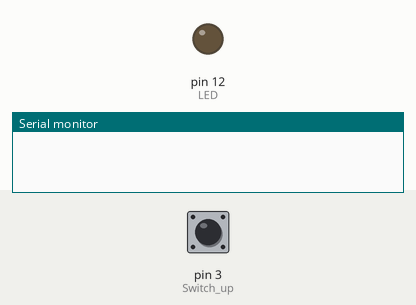
Recording of a sketch running on a simulated Arduino Uno, built with avr-gcc and run on an emulated ATmega328P. Parts: output pins drawn as LEDs (lit = HIGH), the last lines printed to the serial monitor. The test bench sets the inputs (shaded band); at power-on: pin 3 (Switch_up) LOW.

Above: at 1.2 s.
1.3 s: pin 3 (Switch_up) pulled HIGH for 0.15 s
At 2.6 s:
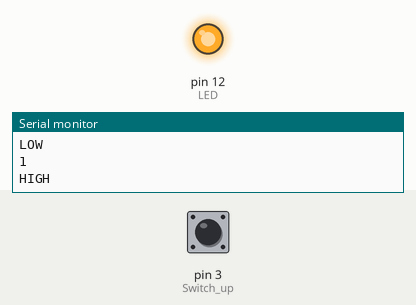
2.9 s: pin 3 (Switch_up) pulled HIGH for 3.2 s
At 3.2 s:
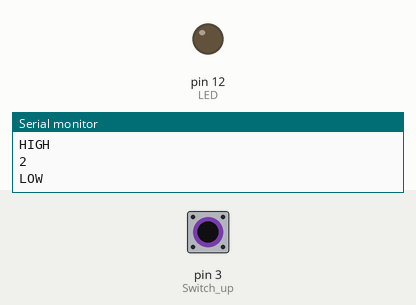
Timing chart, 0 to 7.6 s (numbered marks = the images above; inputs shaded):
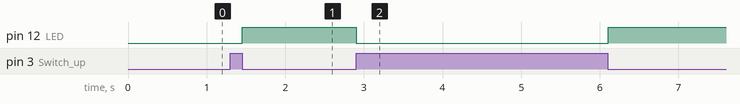

Measured:
- after the input at 1.3 s, pin 12 (LED): LOW → HIGH after 0.16 s
- after the input at 2.9 s, pin 12 (LED): HIGH → LOW at once, → HIGH 3.2 s later

The sketch:

Switch_Test_PullUP_Down_Simple_1105.ino
```cpp
#define LED 12

const int Switch_down = 2;
const int Switch_up = 3;
const int Switch_inup = 4;

int KeyCount = 0;

int preSwitch = LOW;

int buttonState_up = 0;
int buttonState_down = 0;
int buttonState_inup = 0;

void setup()
{
   Serial.begin(9600);
   pinMode(Switch_down, INPUT);
   pinMode(Switch_up, INPUT);
   pinMode(Switch_inup, INPUT_PULLUP);
   pinMode(LED, OUTPUT);
}

void loop()
{

#if 1 // PULL_UP
  buttonState_up = digitalRead(Switch_up);

  // 버튼이 눌렸을 때만 실행
  if(buttonState_up != preSwitch)
  {
      delay(5);
      buttonState_up = digitalRead(Switch_up);

      Serial.println(KeyCount++);

      if(buttonState_up == HIGH)
      {
         Serial.println("LOW");
         digitalWrite(LED, LOW);
      }
      else
      {
        Serial.println("HIGH");
        digitalWrite(LED, HIGH);
      }

      preSwitch = buttonState_up;
  }
#endif

#if 0 // PULL_DOWN
  buttonState_down = digitalRead(Switch_down);

  if(buttonState_down == HIGH)
  {
     Serial.println("HIGH");
  }
  else
  {
    Serial.println("LOW");
  }
#endif

#if 0 // PULL_UP_IN
  buttonState_inup = digitalRead(Switch_inup);

  if(buttonState_inup == HIGH)
  {
     Serial.println("HIGH");
  }
  else
  {
    Serial.println("LOW");
  }
#endif


}
```
